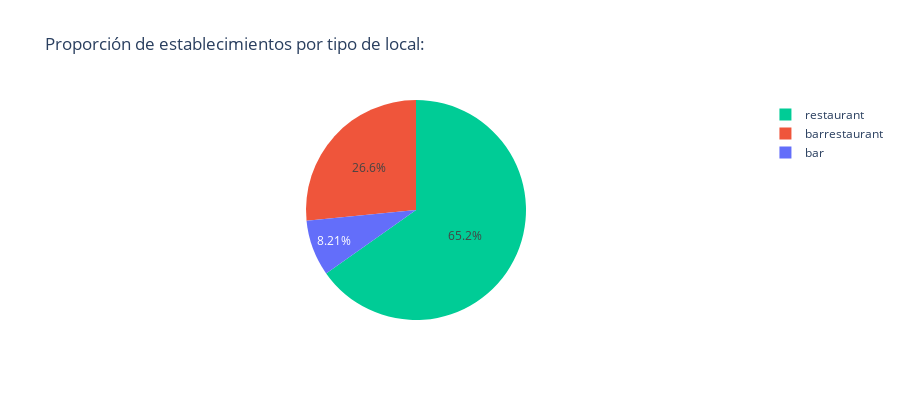
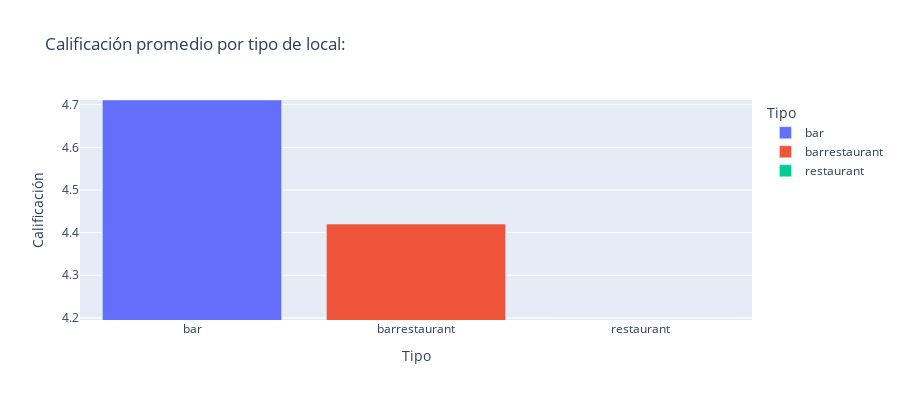

The notebook cell saved with these charts, in order:
### Code cell
df_type_counts = df.groupby('type').size().reset_index(name='counts')
df_type_qualification = df.groupby('type')['qualification'].mean().reset_index(name='qualification')
px.pie(
    df_type_counts,
    names='type',
    values='counts',
    title='Proporción de establecimientos por tipo de local:',
    labels={'type': 'Tipo', 'counts': 'Cantidad'},
    color='type',
    height=400
).show()
px.bar(
    df_type_qualification,
    x='type',
    y='qualification',
    title='Calificación promedio por tipo de local:',
    labels={'type': 'Tipo', 'qualification': 'Calificación'},
    color='type',
    height=400,
    range_y= (df_type_qualification['qualification'].min(), df_type_qualification['qualification'].max())
)

### Figure 1 — Plotly figure (JSON) as saved in the notebook; plotly's stock layout.template omitted (floating-point values rounded to 4 significant figures)
{"data": [{"customdata": [["bar"], ["barrestaurant"], ["restaurant"]], "domain": {"x": [0, 1], "y": [0, 1]}, "hovertemplate": "Tipo=%{customdata[0]}<br>Cantidad=%{value}<extra></extra>", "labels": ["bar", "barrestaurant", "restaurant"], "legendgroup": "", "marker": {"colors": ["#636efa", "#EF553B", "#00cc96"]}, "name": "", "showlegend": true, "type": "pie", "values": [17, 55, 135]}], "layout": {"height": 400, "legend": {"tracegroupgap": 0}, "title": {"text": "Proporción de establecimientos por tipo de local:"}}}

### Figure 2 — Plotly figure (JSON) as saved in the notebook; plotly's stock layout.template omitted (floating-point values rounded to 4 significant figures)
{"data": [{"hovertemplate": "Tipo=%{x}<br>Calificación=%{y}<extra></extra>", "legendgroup": "bar", "marker": {"color": "#636efa", "pattern": {"shape": ""}}, "name": "bar", "orientation": "v", "showlegend": true, "textposition": "auto", "type": "bar", "x": ["bar"], "xaxis": "x", "y": [4.711], "yaxis": "y"}, {"hovertemplate": "Tipo=%{x}<br>Calificación=%{y}<extra></extra>", "legendgroup": "barrestaurant", "marker": {"color": "#EF553B", "pattern": {"shape": ""}}, "name": "barrestaurant", "orientation": "v", "showlegend": true, "textposition": "auto", "type": "bar", "x": ["barrestaurant"], "xaxis": "x", "y": [4.42], "yaxis": "y"}, {"hovertemplate": "Tipo=%{x}<br>Calificación=%{y}<extra></extra>", "legendgroup": "restaurant", "marker": {"color": "#00cc96", "pattern": {"shape": ""}}, "name": "restaurant", "orientation": "v", "showlegend": true, "textposition": "auto", "type": "bar", "x": ["restaurant"], "xaxis": "x", "y": [4.195], "yaxis": "y"}], "layout": {"barmode": "relative", "height": 400, "legend": {"title": {"text": "Tipo"}, "tracegroupgap": 0}, "title": {"text": "Calificación promedio por tipo de local:"}, "xaxis": {"anchor": "y", "categoryarray": ["bar", "barrestaurant", "restaurant"], "categoryorder": "array", "domain": [0, 1], "title": {"text": "Tipo"}}, "yaxis": {"anchor": "x", "domain": [0, 1], "range": [4.195, 4.711], "title": {"text": "Calificación"}}}}
